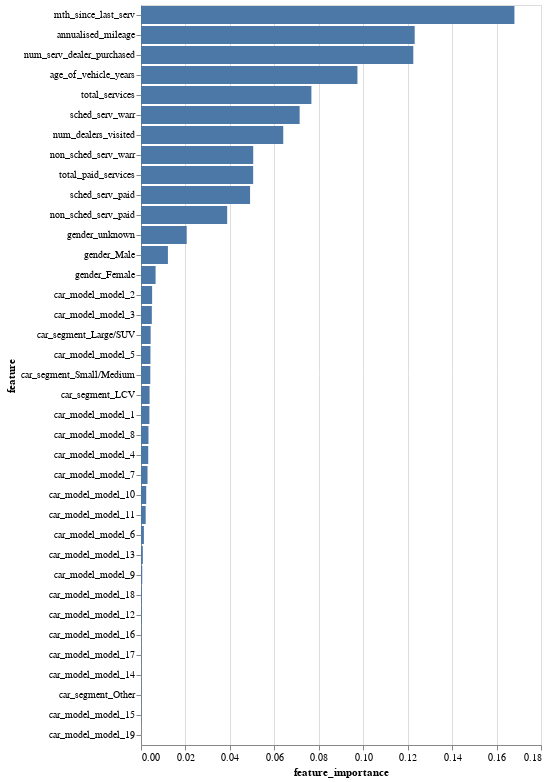

Notebook code for this chart:
### Code cell
import altair as alt

alt.Chart(feat_imp_rf_df).mark_bar().encode(
    x='feature_importance',
    y=alt.Y("feature", sort='-x'),
    tooltip=['feature','feature_importance'])

### Figure 1 — Vega-Lite specification as saved in the notebook (floating-point values rounded to 4 significant figures)
{"config": {"view": {"continuousWidth": 400, "continuousHeight": 300}}, "data": {"name": "data-ce8dae403b96f23c845acac7d21e9800"}, "mark": "bar", "encoding": {"tooltip": [{"field": "feature", "type": "nominal"}, {"field": "feature_importance", "type": "quantitative"}], "x": {"field": "feature_importance", "type": "quantitative"}, "y": {"field": "feature", "sort": "-x", "type": "nominal"}}, "$schema": "https://vega.github.io/schema/vega-lite/v4.17.0.json", "datasets": {"data-ce8dae403b96f23c845acac7d21e9800": [{"feature": "mth_since_last_serv", "feature_importance": 0.168}, {"feature": "annualised_mileage", "feature_importance": 0.1232}, {"feature": "num_serv_dealer_purchased", "feature_importance": 0.1225}, {"feature": "age_of_vehicle_years", "feature_importance": 0.0974}, {"feature": "total_services", "feature_importance": 0.07668}, {"feature": "sched_serv_warr", "feature_importance": 0.07139}, {"feature": "num_dealers_visited", "feature_importance": 0.06401}, {"feature": "non_sched_serv_warr", "feature_importance": 0.0505}, {"feature": "total_paid_services", "feature_importance": 0.05047}, {"feature": "sched_serv_paid", "feature_importance": 0.04908}, {"feature": "non_sched_serv_paid", "feature_importance": 0.03878}, {"feature": "gender_unknown", "feature_importance": 0.02057}, {"feature": "gender_Male", "feature_importance": 0.01211}, {"feature": "gender_Female", "feature_importance": 0.006566}, {"feature": "car_model_model_2", "feature_importance": 0.005006}, {"feature": "car_model_model_3", "feature_importance": 0.004872}, {"feature": "car_segment_Large/SUV", "feature_importance": 0.00434}, {"feature": "car_model_model_5", "feature_importance": 0.00425}, {"feature": "car_segment_Small/Medium", "feature_importance": 0.004189}, {"feature": "car_segment_LCV", "feature_importance": 0.003868}, {"feature": "car_model_model_1", "feature_importance": 0.00378}, {"feature": "car_model_model_8", "feature_importance": 0.003362}, {"feature": "car_model_model_4", "feature_importance": 0.003255}, {"feature": "car_model_model_7", "feature_importance": 0.00294}, {"feature": "car_model_model_10", "feature_importance": 0.002351}, {"feature": "car_model_model_11", "feature_importance": 0.002111}, {"feature": "car_model_model_6", "feature_importance": 0.001308}, {"feature": "car_model_model_13", "feature_importance": 0.0008223}, {"feature": "car_model_model_9", "feature_importance": 0.0005602}, {"feature": "car_model_model_18", "feature_importance": 0.0003809}, {"feature": "car_model_model_12", "feature_importance": 0.0003645}, {"feature": "car_model_model_16", "feature_importance": 0.0002245}, {"feature": "car_model_model_17", "feature_importance": 0.0001991}, {"feature": "car_model_model_14", "feature_importance": 0.0001911}, {"feature": "car_segment_Other", "feature_importance": 0.0001837}, {"feature": "car_model_model_15", "feature_importance": 0.0001342}, {"feature": "car_model_model_19", "feature_importance": 6.173e-12}]}}
